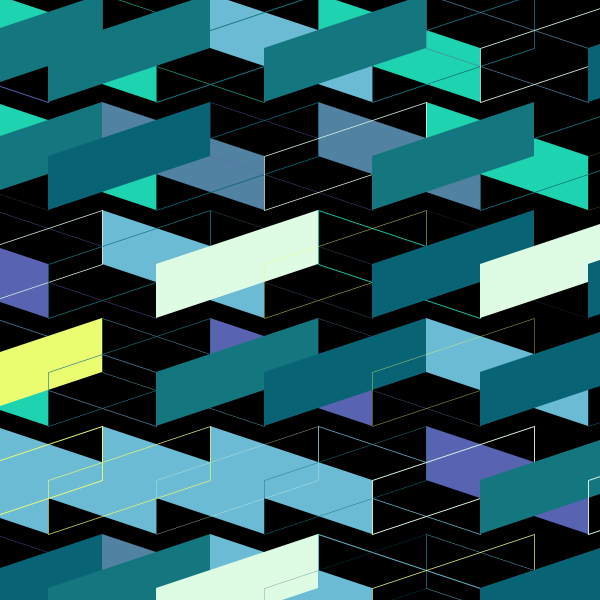
Frame 1 (no input)
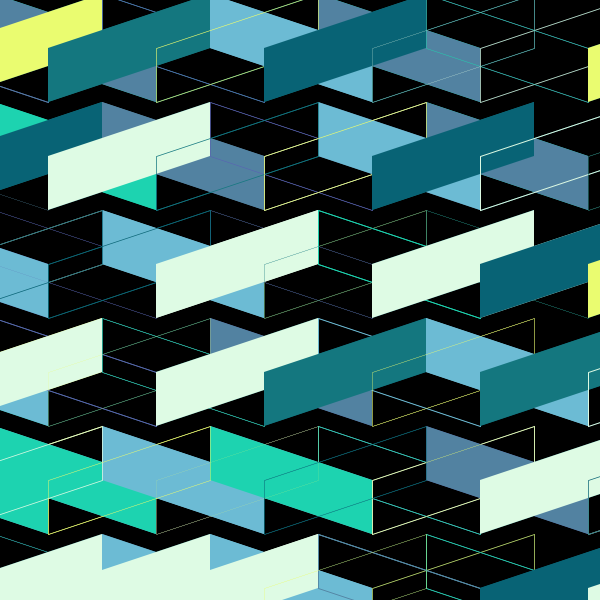
Frame 2 (the mouse pressed at the canvas centre, redrawn once)

The Processing sketch that drew these frames (run headless with seeded random() and noise(); the mouse was pressed at the canvas centre and the sketch redrawn once):

// Processing sketch: quad_slant
// ── quad_slant.pde
int nOff = 5;
int pointDensity;
color[] palette1 = {#6cbbd4, #5863b1, #5282a1, #1dd3b0, #c1f29b};
color[] palette2 = {#deFbE4, #eafc70, #14777F, #086375, #5EB8A5};

void setup() {
  size(600, 600);
  background(0);
  pixelDensity(2);
  noLoop();
  
  pointDensity = width / 11; // How many things we'll draw
}

void draw() {

  // Draw a quadrilateral at each point
  for (float x = -width * 0.1; x < width * 1.1; x += pointDensity * 2) {
    for (float y = -height * 0.1; y < height * 1.1; y += pointDensity * 2) {
      push();
      translate(x, y);
      strokeCap(SQUARE);
      strokeWeight(random(1));
      
      // Get a smooth curve random values for coloring
      float num = noise((x + nOff) / 10, y / 10);
      if (num < 0.15) {
        noStroke();
        fill(palette1[int(random(0, 4))]);
      } else if (num >= 0.25 && num < 0.35) {
        stroke(palette1[int(random(0, 4))]);
        noFill();
      } else if (num >= 0.45 && num < 0.7) {
        noStroke();
        fill(palette1[int(random(0, 4))]);
      } else {
        noFill();
        stroke(palette1[int(random(0, 4))]);
      }

      float quadX = pointDensity * 3; // Width multiplier
      float quadY = pointDensity * 1; // Height multiplier
      float plusY = 1 * pointDensity; // Used to calculate slope of the quad
      quad(0, 0, 0, quadY, -quadX, quadY - plusY, -quadX, -plusY);
      pop();
    }
  }

  // Draw the other direction with new strokes/colors
  for (float x = -width * 0.1; x < width * 1.1; x += pointDensity * 2) {
    for (float y = -height * 0.1; y < height * 1.1; y += pointDensity * 2) {
      push();
      translate(x, y);
      strokeCap(SQUARE);
      strokeWeight(random(1));
      float num = noise((x + nOff) / 10, y / 10);
      if (num < 0.15) {
        noStroke();
        fill(palette2[int(random(0, 4))]);
      } else if (num >= 0.25 && num < 0.35) {
        noStroke();
        fill(palette2[int(random(0, 4))]);
      } else if (num >= 0.45 && num < 0.7) {
        noFill();
        stroke(palette2[int(random(0, 4))]);
      } else {
        noStroke();
        fill(palette2[int(random(0, 4))]);
      }

      float quadX = pointDensity * 3; // Width multiplier
      float quadY = pointDensity * 1; // Height multiplier
      float plusY = 1 * pointDensity; // Used to calculate slope of the quad
      quad(0, 0, 0, quadY, quadX, quadY - plusY, quadX, -plusY);
      pop();
    }
  }
}
